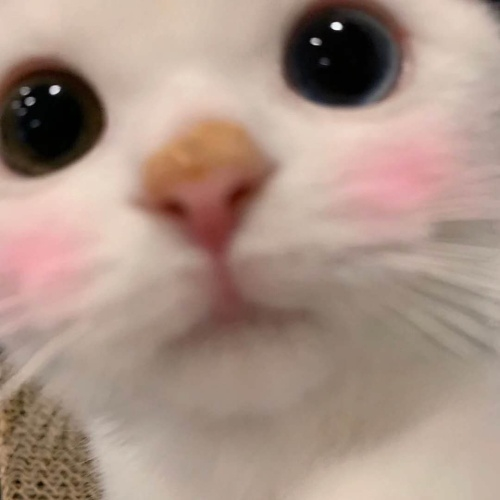
#> input picture cat.jpg, 500 x 500 px
$ python homework1.2.py
#> lines starting #> are read from the running program, lines starting #| are printed output that depends on the picture
import cv2
import numpy as np
from matplotlib import pyplot as plt
################################################################################
print('Load Image')
imgFile = 'cat.jpg'
# load an original image
img = cv2.imread(imgFile)
#> img is the input picture: shape (500, 500, 3); mean B, G, R 133.6, 146.2, 169.8
################################################################################
# color value range
cRange = 256
# convert color space from bgr to gray
img = cv2.cvtColor(img, cv2.COLOR_BGR2RGB)
imgGray = cv2.cvtColor(img, cv2.COLOR_RGB2GRAY)
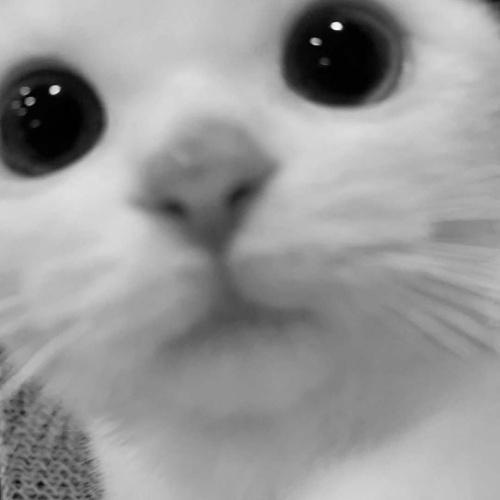
#> imgGray: shape (500, 500); min 0, max 248, mean 151.8
################################################################################
# pyramid level
level = 5
# original image at the bottom of gaussian pyramid
higherResoGauss = img
#plt.subplot(2, 1 + level, 1), plt.imshow(higherResoGauss), plt.title('G Level ' + '%d' % level), plt.xticks(
#[]), plt.yticks([])
for l in range(level):
    rows, cols, channels = higherResoGauss.shape
    # delete last odd row of gaussian image
    if rows % 2 == 1:
        higherResoGauss = higherResoGauss[:rows - 1, :]
    # delete last odd column of gaussian image
    if cols % 2 == 1:
        higherResoGauss = higherResoGauss[:, :cols - 1]
    # gaussian image
    lowerResoGauss = cv2.pyrDown(higherResoGauss)
    # even rows and cols in up-sampled image
    temp = cv2.pyrUp(lowerResoGauss)
    print(higherResoGauss.shape, temp.shape)
    # laplacian image
    lowerResoLap = higherResoGauss - temp
    # display gaussian and laplacian pyramid
    plt.subplot(2, 1 + level, l + 2), plt.imshow(lowerResoGauss), plt.title(
        'Gauss' + '%d' % (level - l - 1)), plt.xticks([]), plt.yticks([])
    plt.subplot(2, 1 + level, 1 + level + l + 2), plt.imshow(lowerResoLap), plt.title(
        'Laplace' + '%d' % (level - l - 1)), plt.xticks([]), plt.yticks([])
    higherResoGauss = lowerResoGauss
#> this loop made 5 passes
#> pass 1, `lowerResoLap = higherResoGauss - temp`:
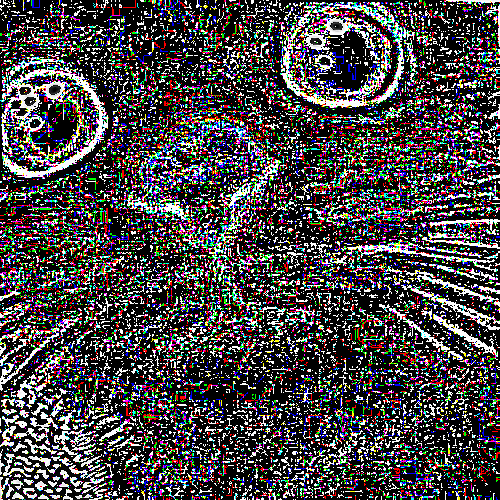
#> lowerResoLap: shape (500, 500, 3); mean R, G, B 72.2, 68.6, 70.4
################################################################################
# display original image and gray image
plt.show()
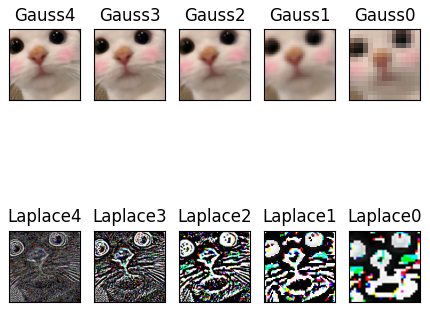
#> figure drawn by matplotlib, 10 panels
################################################################################
print('Goodbye!')

$ run again, with 2.jpg copied over cat.jpg
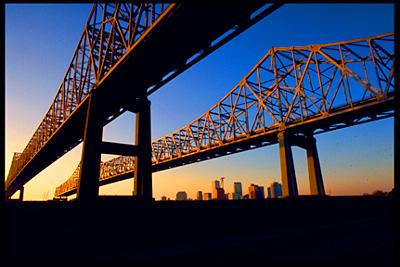
#> input picture 2.jpg, 400 x 267 px
#> img is the input picture: shape (267, 400, 3); mean B, G, R 79.7, 60.2, 55.7
#> `imgGray = cv2.cvtColor(img, cv2.COLOR_RGB2GRAY)`:
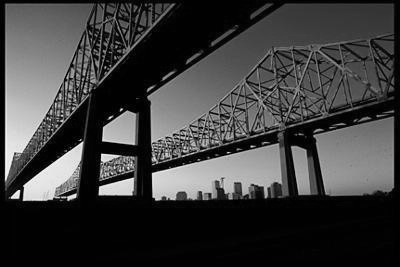
#> imgGray: shape (267, 400); min 0, max 250, mean 61
#> the loop `for l in range(level):` made 5 passes
#> pass 1, `lowerResoLap = higherResoGauss - temp`:
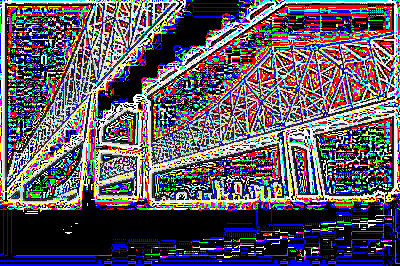
#> lowerResoLap: shape (266, 400, 3); mean R, G, B 97.2, 85.6, 100
